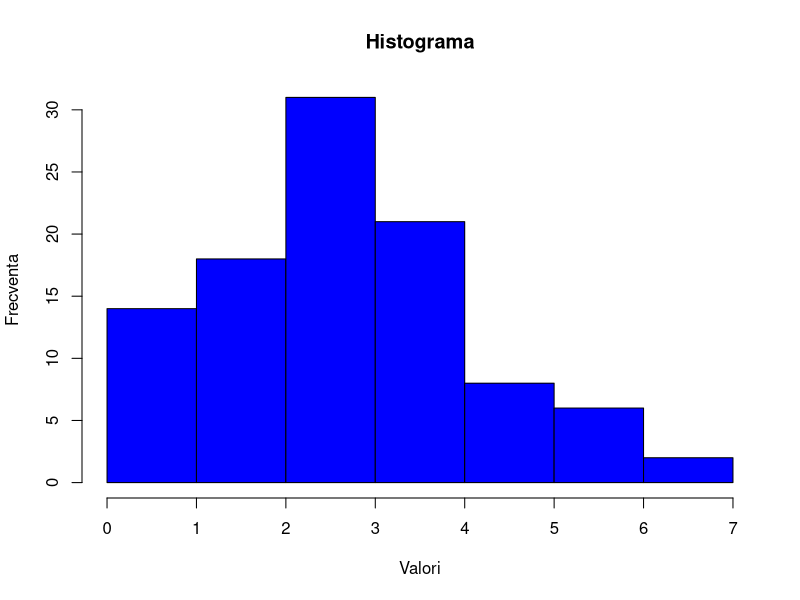

Recreate this plot in R.
gen_numere <- function(n) {
  # Functie pentru generarea primei valori x1
  gen_x1 <- function() {
    cnt <- 0
    repeat {
      # Citim timpul sistemului
      time <- format(Sys.time(), "%H:%M:%S")
      h <- as.numeric(substr(time, 1, 2))
      m <- as.numeric(substr(time, 4, 5))
      s <- as.numeric(substr(time, 7, 8))
      t1 <- m * 100 + s
      
      t1_mod_23 <- t1 %% 23
      
      if (t1_mod_23 == 0) {
        return(rnorm(1, mean = m, sd = s))
      } else if (t1_mod_23 == 3) {
        return(rpois(1, lambda = m) + runif(1, min = -1, max = 1))
      } else if (t1_mod_23 == 5) {
        return(rexp(1, rate = h))
      } else if (t1_mod_23 == 7) {
        return(rbinom(1, size = h, prob = 1/m) + runif(1, min = 0, max = 5))
      } else if (t1_mod_23 == 8) {
        return(runif(1, min = -5, max = 7))
      } else if (t1_mod_23 == 11) {
        return(rgamma(1, shape = h, rate = 1) - rhyper(1, m = m, n = 23, k = s))
      }
      
      cnt <- cnt + 1
      if (cnt == 2) {
        return(rnorm(1, mean = 0, sd = 1))
      }
    }
  }
  
  # Generam prima valoare x1
  x1 <- gen_x1()
  
  # Initializam vectorul de rezultate
  rez <- numeric(n)
  rez[1] <- x1
  
  # Generam restul valorilor xn
  for (i in 2:n) {
    a <- rexp(1, rate = 5)
    b <- rnorm(1, mean = 2, sd = 1)
    rez[i] <- a * rez[i - 1] + b
  }
  
  # Returnam vectorul de rezultate si realizam histograma
  hist(rez, main = "Histograma", xlab = "Valori", ylab = "Frecventa", col = "blue")
  return(rez)
}

# Exemplu de utilizare
set.seed(6)  # Setam un seed pentru reproductibilitate
gen <- gen_numere(100)
print(gen)